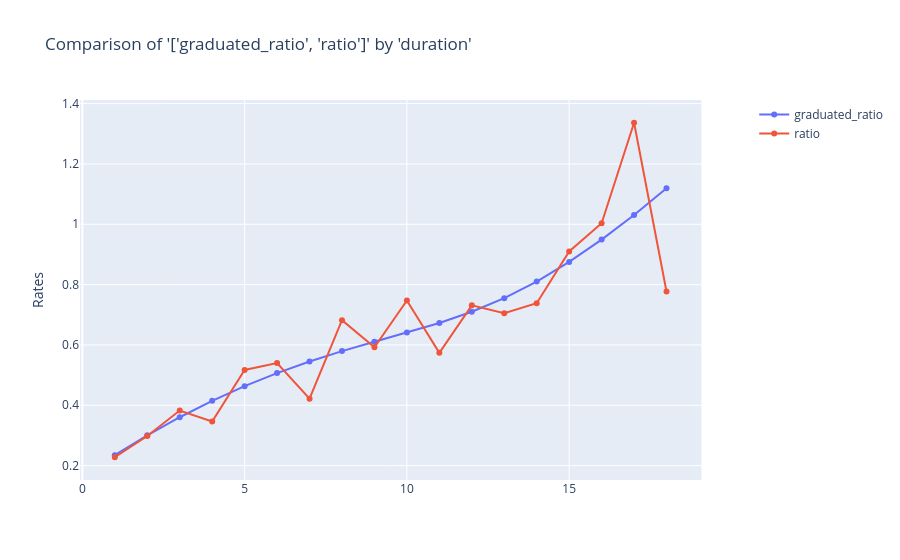

Notebook source saved alongside this figure:
### Code cell
charters.compare_rates(df=fig, x_axis="duration", rates=["graduated_ratio", "ratio"])

### Figure 1 — Plotly figure (JSON) as saved in the notebook; plotly's stock layout.template omitted (floating-point values rounded to 4 significant figures)
{"data": [{"mode": "lines+markers", "name": "graduated_ratio", "type": "scatter", "x": [1, 2, 3, 4, 5, 6, 7, 8, 9, 10, 11, 12, 13, 14, 15, 16, 17, 18], "xaxis": "x", "y": [0.2345, 0.3003, 0.3603, 0.4147, 0.4634, 0.5068, 0.5452, 0.5796, 0.6109, 0.641, 0.6729, 0.71, 0.7552, 0.8102, 0.8752, 0.9492, 1.031, 1.12], "yaxis": "y"}, {"mode": "lines+markers", "name": "ratio", "type": "scatter", "x": [1, 2, 3, 4, 5, 6, 7, 8, 9, 10, 11, 12, 13, 14, 15, 16, 17, 18], "xaxis": "x", "y": [0.2277, 0.298, 0.3827, 0.3462, 0.517, 0.54, 0.422, 0.682, 0.592, 0.7473, 0.5739, 0.7314, 0.7054, 0.7383, 0.9098, 1.003, 1.337, 0.777], "yaxis": "y"}], "layout": {"title": {"text": "Comparison of '['graduated_ratio', 'ratio']' by 'duration'"}, "xaxis": {"anchor": "y", "domain": [0, 0.94]}, "yaxis": {"anchor": "x", "domain": [0, 1], "title": {"text": "Rates"}, "type": "-"}, "yaxis2": {"anchor": "x", "overlaying": "y", "side": "right"}}}
